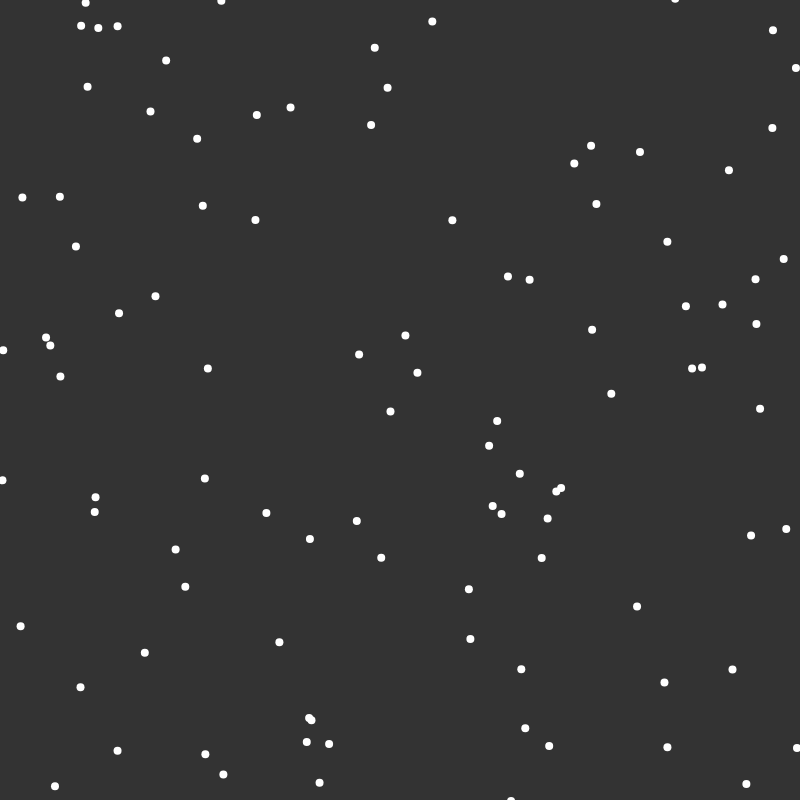
Frame 1 (no input)
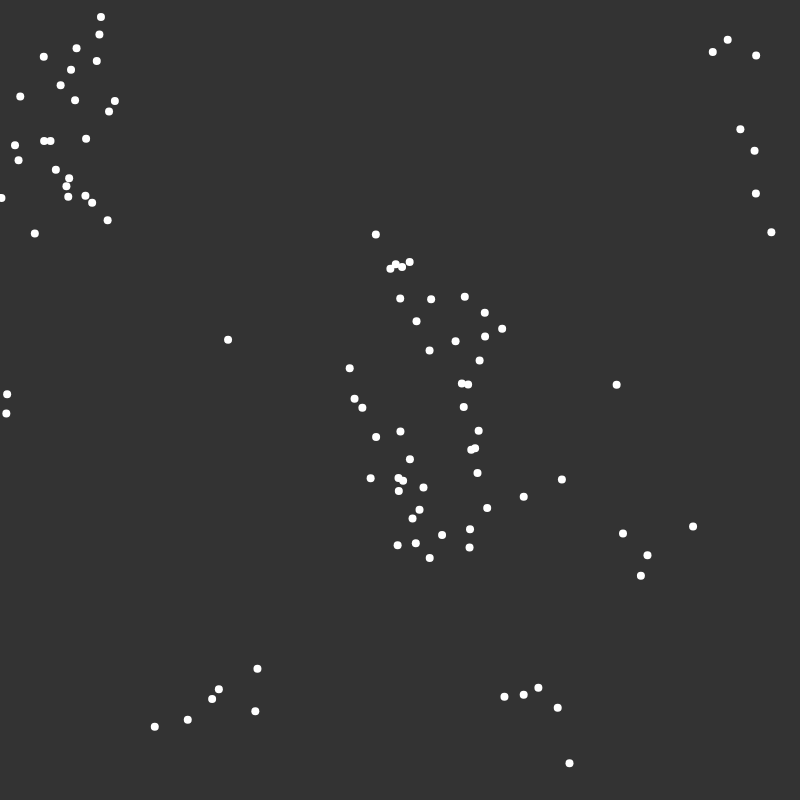
Frame 60 (no input)
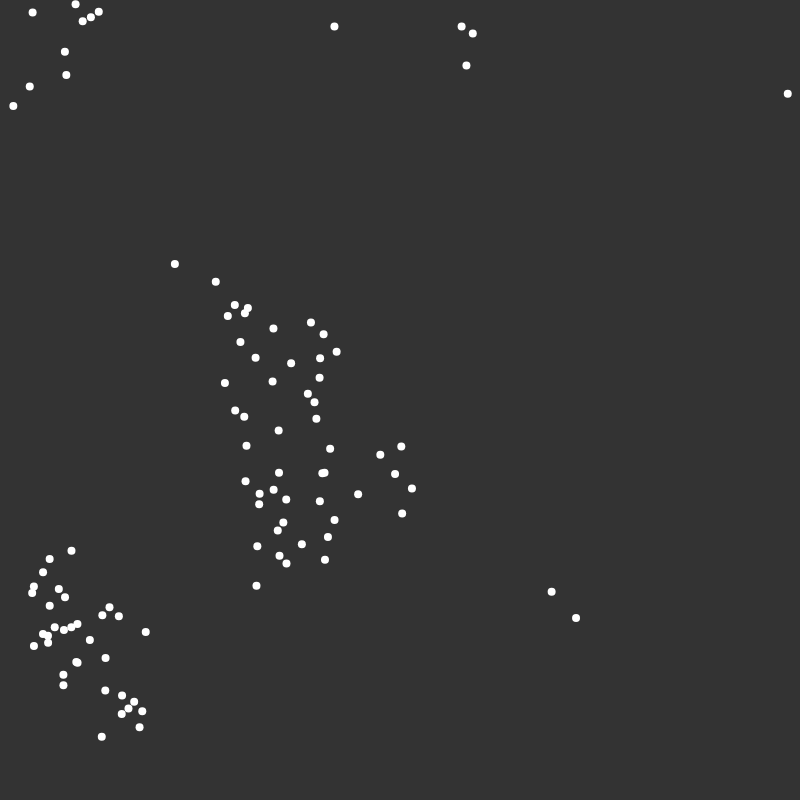
Frame 120 (the mouse pressed at the canvas centre since frame 60)

The p5.js sketch that drew these frames (run headless with seeded random() and noise() and a simulated clock; from frame 60 on, the mouse is pressed at the canvas centre):

// p5.js sketch
// ── sketch.js
flock = [];

function setup() {
  createCanvas(800, 800);
  for (let i = 0; i < 100; i++) {
    flock.push(new Boid());
  }
}

function draw() {
  background(51);
  for (let boid of flock) {
    boid.edges();
    boid.flock(flock);
    boid.update();
    boid.show();
  }
}

// ── boid.js
class Boid {
  constructor() {
    this.position = createVector(random(width), random(height));
    this.velocity = p5.Vector.random2D();
    this.velocity.setMag(random(2, 4));
    this.acceleration = createVector();
    this.maxForce = 0.2;
    this.maxSpeed = 2;
  }

  edges() {
    if (this.position.x > width) {
      this.position.x = 0;
    } else if (this.position.x < 0) {
      this.position.x = width;
    }

    if (this.position.y > height) {
      this.position.y = 0;
    } else if (this.position.y < 0) {
      this.position.y = height;
    }
  }

  align(flock) {
    let perceptionRadius = 50;
    let steeringForce = createVector();
    let boidsInRadius = 0;
    for (let other of flock) {
      let d = dist(
        this.position.x,
        this.position.y,
        other.position.x,
        other.position.y
      );
      if (other != this && d < perceptionRadius) {
        steeringForce.add(other.velocity);
        boidsInRadius++;
      }
    }

    if (boidsInRadius > 0) {
      steeringForce.div(boidsInRadius);
      steeringForce.sub(this.velocity);
      steeringForce.limit(this.maxForce);
      steeringForce.setMag(this.maxSpeed);
    }

    return steeringForce;
  }

  flock(boids) {
    let alignment = this.align(boids);
    this.acceleration = alignment;
  }

  update() {
    this.position.add(this.velocity);
    this.velocity.add(this.acceleration);
  }

  show() {
    stroke(255);
    strokeWeight(8);
    point(this.position.x, this.position.y);
  }
}
